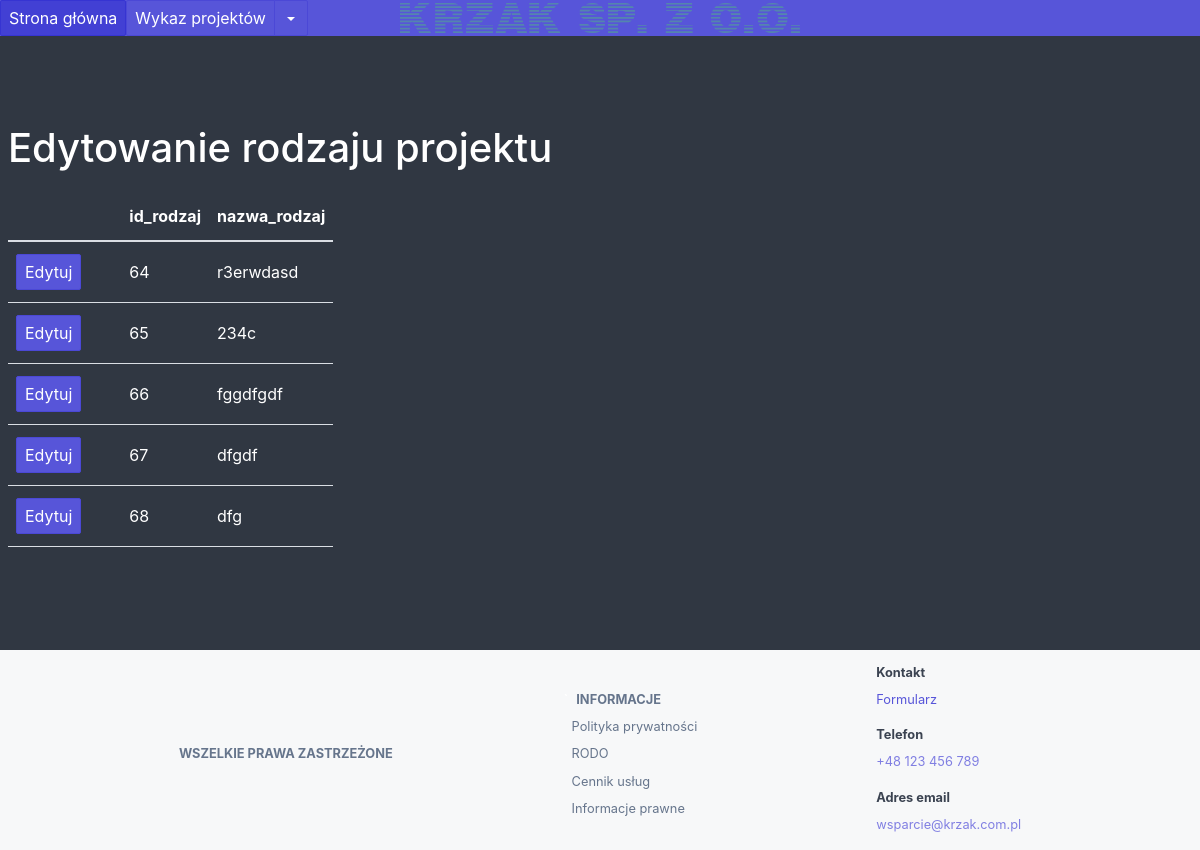
Before: /edytuj_rodzaj with the older database file.
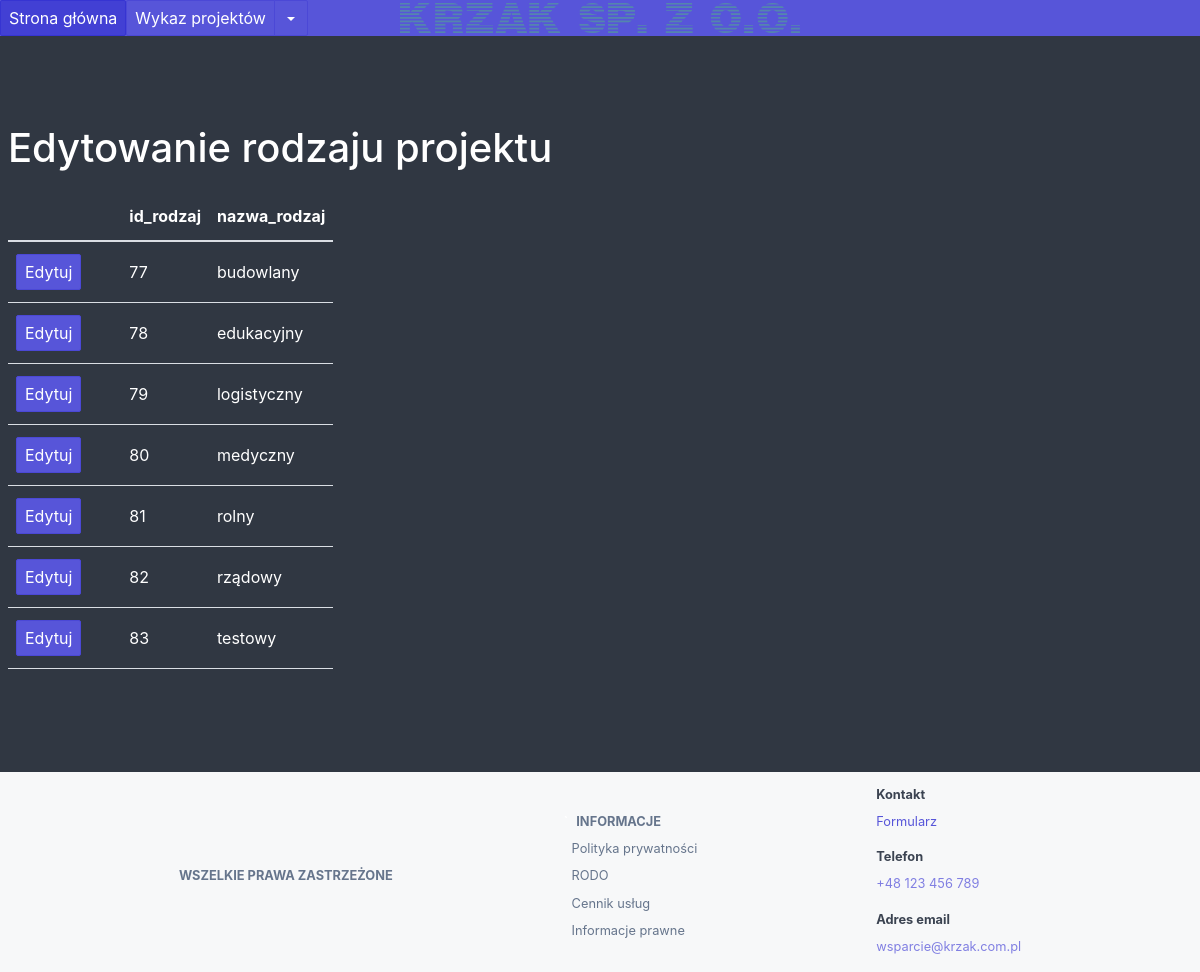
After: the same page with the newer database file.
### flask_app.py (models this page shows)
class Rodzaj(db.Model):
    id_rodzaj = db.Column(db.Integer, primary_key=True, unique=True)
    nazwa_rodzaj = db.Column(db.Text)

### flask_app.py (the view, shortened to what this page needs)
@app.route('/edytuj_rodzaj', methods=['GET','POST'])
def edytuj_rodzaj():
    db_class  = Rodzaj
    db_pk     = Rodzaj.id_rodzaj
    db_pk_str = 'id_rodzaj'
    editable_columns = ['nazwa_rodzaj']
    return render_template('edytuj_rodzaj.html',
           db_class=db_class,
           db_query=db.session.query(db_class),
           editable_columns=editable_columns)

### templates/edytuj_rodzaj.html (shortened to what this page needs)
{% extends "bazowa_templatka.html" %}
{% block content %}
<h1>Edytowanie rodzaju projektu</h1>
<table class="table table-scroll bg-dark">
  <thead>
    <tr>
      <th></th>
      <th></th>
      <th></th>
      {% for column in db_class.__table__.columns %}
        <th>{{ column.name }}</th>
      {% endfor %}
    </tr>
  </thead>
  <tbody>
  {% for row in db_query.all() %}
    {% set idx = loop.index %}
    <tr id="record-{{idx}}">
        <td id="edit-btn-{{idx}}"><button class="btn btn-primary" onclick="start_edit({{idx}})">Edytuj</button></td>
        <td id="filler-1-{{idx}}"></td>
        <td id="filler-2-{{idx}}"></td>
        <form action="/edytuj_rodzaj" method="POST">
          {% for column in db_class.__table__.columns %}
            <td>
              {% if column.name in editable_columns %}
                <div class="editable-label">{{ row.__dict__[column.name] }}</div>
              {% else %}
                <div>{{ row.__dict__[column.name] }}</div>
              {% endif %}
            </td>
          {% endfor %}
        </form>
    </tr>
  {% endfor %}
  </tbody>
</table>
{% endblock %}

### templates/bazowa_templatka.html (shortened to what this page needs)
<!doctype html>
<html lang="en">
<head>
    <link rel="stylesheet" href="{{url_for('static', filename='css/spectre-0.5.9/dist/spectre.min.css')}}">
    <link rel="stylesheet" href="{{url_for('static', filename='css/spectre-0.5.9/dist/spectre-icons.min.css')}}">
</head>
<body class="bg-dark">
    {% block navbar %}
    <header class="navbar bg-primary">
      <section class="navbar-section">
                <div class="dropdown">
                  <div class="btn-group"><a class="btn btn-primary" href="/strona_glowna">Strona główna</a>
                  </div>
                </div>
                <div class="dropdown">
                  <div class="btn-group"><a class="btn btn-primary" href="/wykaz_projektow">Wykaz projektów</a><a class="btn btn-primary dropdown-toggle" tabindex="0"><i class="icon icon-caret"></i></a>
                  </div>
                </div>
      </section>
      <section class="navbar-center">
        <img  src="{{url_for( 'static', filename='img/krzak.png' )}}" alt="" height="30px" alt="image missing">
      </section>
      <section class="navbar-section">
      </section>
    </header>
    {% endblock %}
    <div class="hero bg-dark">
        <div class="hero-body">
        {% block content %}{% endblock %}
        </div>
    </div>
    <div class="px-2 bg-gray"
         style="
           display: flex;
           flex-direction: row;
           width: 100%;
           justify-content: space-evenly;
           align-items: center;">
    <div class="">
      <small>
        <ul class="nav">
          <li class="nav-item">
            <strong>
              <a href="">WSZELKIE PRAWA ZASTRZEŻONE</a>
            </strong>
        </ul>
      </small>
    </div>
    <div class="">
      <small>
        <ul class="nav">
          <li class="nav-item">
            <strong>
            `<a href="">INFORMACJE</a>
            </strong>
          </li>
          <li class="nav-item">
            <a href="" title="Self Service">Polityka prywatności</a>
          </li>
          <li class="nav-item">
            <a href="" title="Assisted Service">RODO</a>
          </li>
          <li class="nav-item">
            <a href="" title="Managed Service">Cennik usług</a>
          </li>
          <li class="nav-item">
            <a href="" title="Voting Center Service">Informacje prawne</a>
          </li>
        </ul>
      </small>
    </div>
    <div class="">
      <small>
        <div class="mb-2 px-2 text-dark">
          <dl>
            <dt>Kontakt</dt>
            <dd>
              <a href="#contact-form">Formularz</a>
            </dd>
          </dl>
          <dl>
            <dt>Telefon</dt>
            <dd><a href="">+48 123 456 789</a></dd>
          </dl>
          <dl>
            <dt>Adres email</dt>
            <dd>
              <a href="">wsparcie@krzak.com.pl</a>
            </dd>
          </dl>
        </div>
      </small>
    </div>
</div>
</body>

Changed rows visible on the page:
removed Rodzaj: __dict__ "64", nazwa_rodzaj "r3erwdasd"
removed Rodzaj: __dict__ "65", nazwa_rodzaj "234c"
removed Rodzaj: __dict__ "66", nazwa_rodzaj "fggdfgdf"
removed Rodzaj: __dict__ "67", nazwa_rodzaj "dfgdf"
removed Rodzaj: __dict__ "68", nazwa_rodzaj "dfg"
added Rodzaj: __dict__ "77", nazwa_rodzaj "budowlany"
added Rodzaj: __dict__ "78", nazwa_rodzaj "edukacyjny"
added Rodzaj: __dict__ "79", nazwa_rodzaj "logistyczny"
added Rodzaj: __dict__ "80", nazwa_rodzaj "medyczny"
added Rodzaj: __dict__ "81", nazwa_rodzaj "rolny"
added Rodzaj: __dict__ "82", nazwa_rodzaj "rządowy"
added Rodzaj: __dict__ "83", nazwa_rodzaj "testowy"
